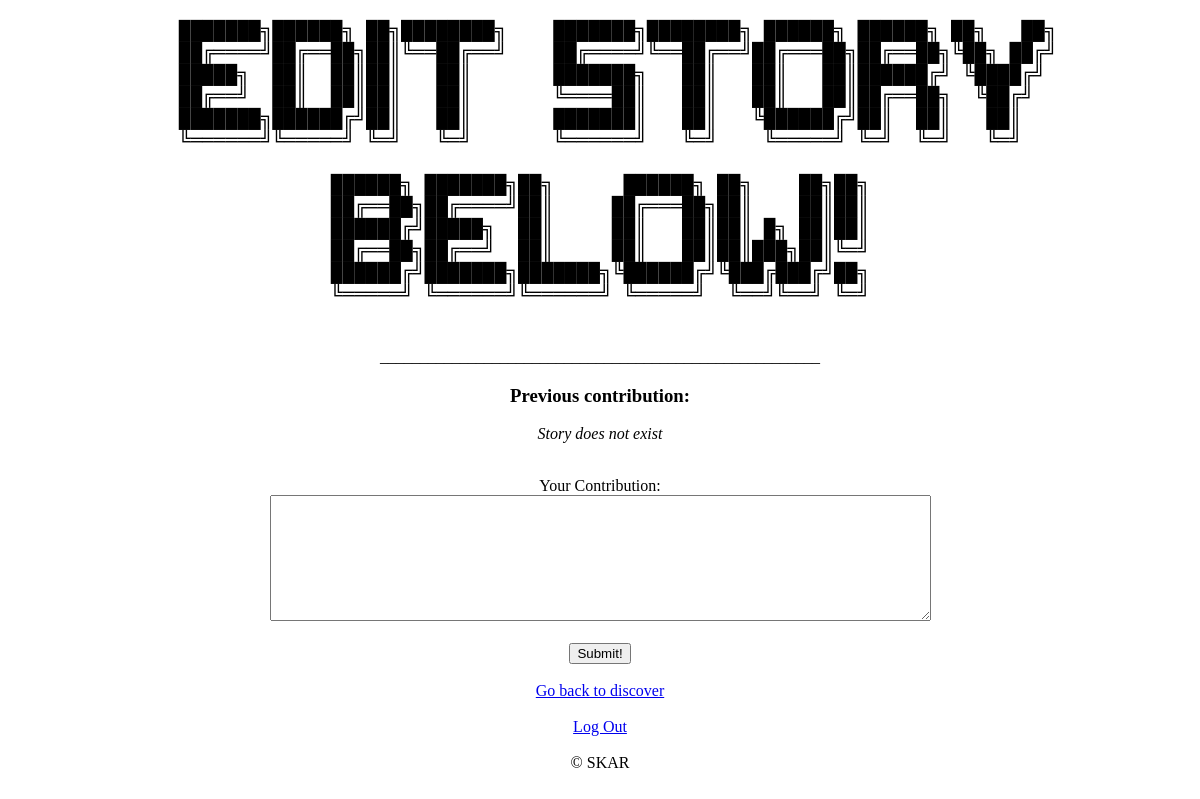
The page /edit?story=asdf (signed in) on the database as committed earlier.
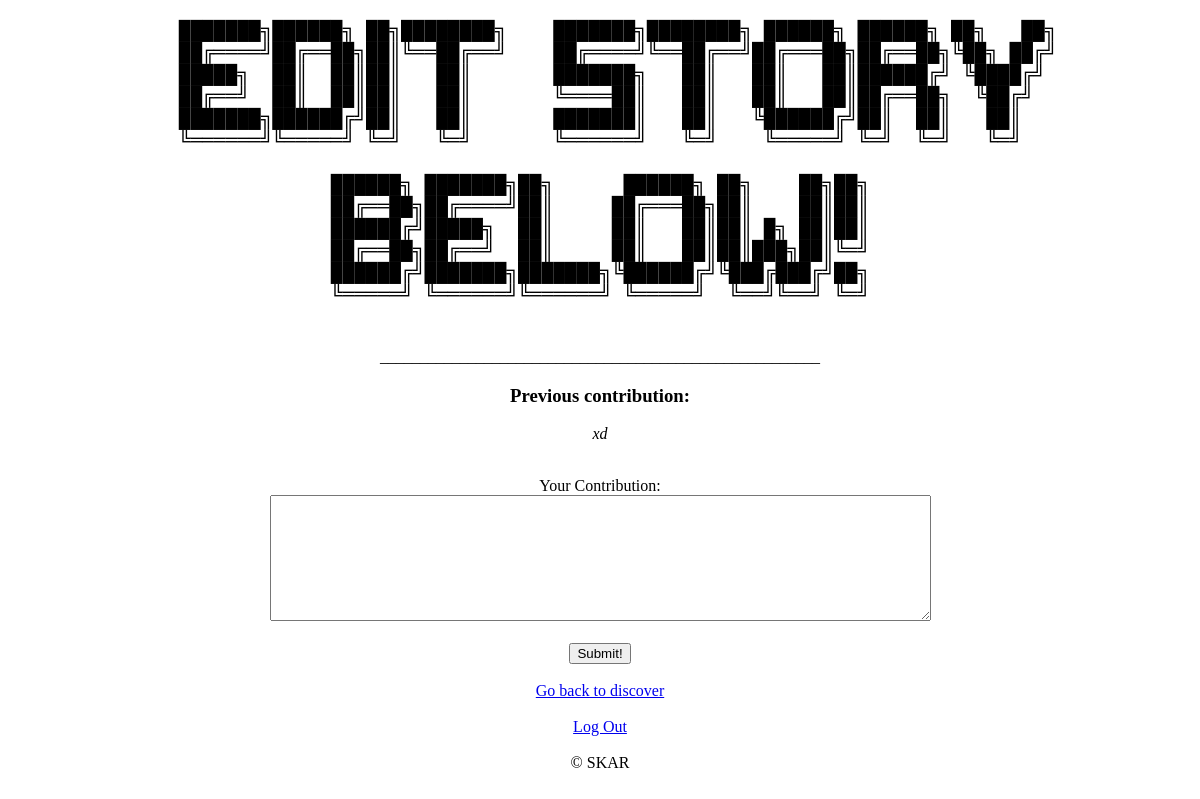
The same page on the database as committed later.
### tables this page shows
CREATE TABLE stories(name TEXT, username TEXT, contrib TEXT);

### app.py (the view)
@app.route('/edit')
def edit():
    storyname = ''
    try:
        storyname = request.args['story']
    except:
        return redirect("/discover")
    if 'user' in session:
        if not storyname in story.getStories(session['user']):
            storycontent = story.getLast(storyname)[0]
        else: return redirect('/profile')
    else:
        return redirect('/')
    return render_template('edit.html', story_title = storyname, story = storycontent)

### util/story.py (called while the page is built)
def getStories(username):
    db = sqlite3.connect("data/info.db")
    c = db.cursor()
    c.execute("SELECT name FROM stories WHERE username = ?", (username,))
    rows = c.fetchall()
    output = set()
    for i in rows:
        output.add(i[0])
    db.close()
    return(output)

def getLast(storyname):
    db = sqlite3.connect("data/info.db")
    c = db.cursor()
    for i in c.execute("SELECT contrib FROM stories WHERE name = ? ORDER BY ROWID DESC LIMIT 1;",(storyname,)):
        db.close()
        return [i[0]]
    else:
        db.close()
        return ["Story does not exist"]

### templates/edit.html (shortened to what this page needs)
{% extends 'basetemplate.html' %}
{% block body %}
    <center>
        <h2>
            <pre>
   ███████╗██████╗ ██╗████████╗    ███████╗████████╗ ██████╗ ██████╗ ██╗   ██╗
   ██╔════╝██╔══██╗██║╚══██╔══╝    ██╔════╝╚══██╔══╝██╔═══██╗██╔══██╗╚██╗ ██╔╝
  █████╗  ██║  ██║██║   ██║       ███████╗   ██║   ██║   ██║██████╔╝ ╚████╔╝
 ██╔══╝  ██║  ██║██║   ██║       ╚════██║   ██║   ██║   ██║██╔══██╗  ╚██╔╝
███████╗██████╔╝██║   ██║       ███████║   ██║   ╚██████╔╝██║  ██║   ██║
╚══════╝╚═════╝ ╚═╝   ╚═╝       ╚══════╝   ╚═╝    ╚═════╝ ╚═╝  ╚═╝   ╚═╝
██████╗ ███████╗██╗      ██████╗ ██╗    ██╗██╗
██╔══██╗██╔════╝██║     ██╔═══██╗██║    ██║██║
██████╔╝█████╗  ██║     ██║   ██║██║ █╗ ██║██║
██╔══██╗██╔══╝  ██║     ██║   ██║██║███╗██║╚═╝
██████╔╝███████╗███████╗╚██████╔╝╚███╔███╔╝██╗
╚═════╝ ╚══════╝╚══════╝ ╚═════╝  ╚══╝╚══╝ ╚═╝
            </pre>
        </h2>
        _______________________________________________________
        <form action="/editchanges?story={{ story_title }}" method = "POST">
            <h3>Previous contribution: </h3>
            <p>
                <i>{{ story }}</i>
            </p>
            <br>
            Your Contribution:
            <br>
            <textarea name="story_content" rows="8" cols="80" required></textarea>
            <br><br>
            <input type="submit" value="Submit!">
        </form>
        <br>
        <a href="/discover">Go back to discover</a>
        <br><br>
    </center>
{% endblock %}

Rows that differ between the two databases and show on the page:
added stories: contrib "xd"
Other text that changed with them:
{{ story }}: "Story does not exist" → (not shown)
